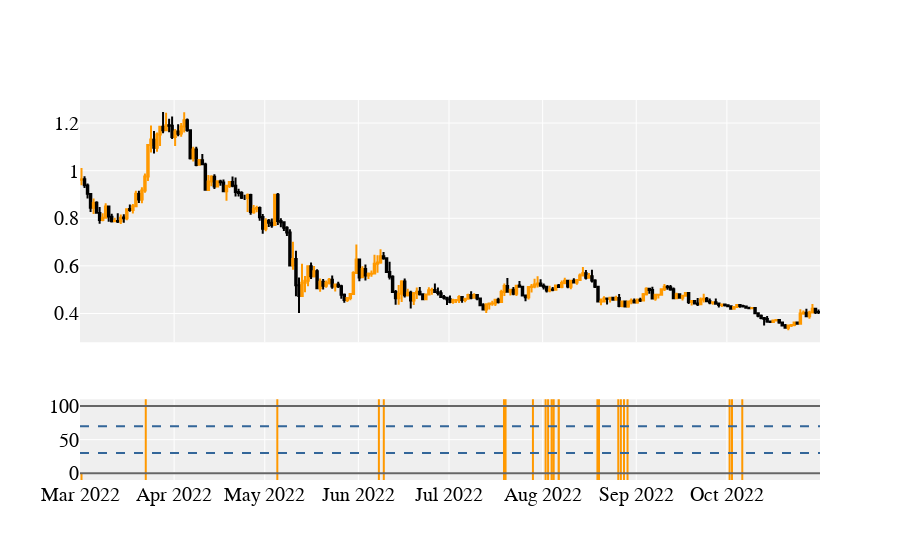

Notebook code cell kept with this figure:
### Code cell
data = df


# Create Figure
fig = make_subplots(rows=2, cols=1, shared_xaxes=True, row_width=[0.25, 0.75])
# Inspect Result
print(fig)


fig.add_trace(go.Candlestick(
    x=data.index,
    open=data['open'],
    high=data['high'],
    low=data['low'],
    close=data['close'],
    increasing_line_color='#ff9900',
    decreasing_line_color='black',
    showlegend=False
))

fig.add_trace(go.Scatter(
    x=data.index,
    y=data['OBV'],
    line=dict(color='#ff9900', width=2),
    showlegend=False,
    ), row=2, col=1
)

# Add upper/lower bounds
fig.update_yaxes(range=[-10, 110], row=2, col=1)
fig.add_hline(y=0, col=1, row=2, line_color="#666", line_width=2)
fig.add_hline(y=100, col=1, row=2, line_color="#666", line_width=2)
# Add overbought/oversold
fig.add_hline(y=30, col=1, row=2, line_color='#336699', line_width=2, line_dash='dash')
fig.add_hline(y=70, col=1, row=2, line_color='#336699', line_width=2, line_dash='dash')
# Customize font, colors, hide range slider
layout = go.Layout(
    plot_bgcolor='#efefef',
    # Font Families
    font_family='Monospace',
    font_color='#000000',
    font_size=20,
    xaxis=dict(
        rangeslider=dict(
            visible=False
        )
    )
)

# for index, row in data.iterrows():
#         line_colour = 'orange' if (row['RSI_14_A_50'] == 1 and row['RSI_14_B_55'] == 0) else 'blue'
#         fig.add_vline(x=row.name, line_width=3, line_dash="dash", line_color=line_colour)

# update and display
fig.update_layout(layout)
fig.show()

### Figure 1 — Plotly figure (JSON) as saved in the notebook; plotly's stock layout.template omitted (floating-point values rounded to 4 significant figures; data arrays with more than 128 entries replaced by an {"elided": "..."} marker saying what was removed)
{"data": [{"close": {"elided": "245 float values"}, "decreasing": {"line": {"color": "black"}}, "high": {"elided": "245 float values"}, "increasing": {"line": {"color": "#ff9900"}}, "low": {"elided": "245 float values"}, "open": {"elided": "245 float values"}, "showlegend": false, "type": "candlestick", "x": {"elided": "245 str values"}}, {"line": {"color": "#ff9900", "width": 2}, "showlegend": false, "type": "scatter", "x": {"elided": "245 str values"}, "xaxis": "x2", "y": {"elided": "245 float values"}, "yaxis": "y2"}], "layout": {"font": {"color": "#000000", "family": "Monospace", "size": 20}, "plot_bgcolor": "#efefef", "shapes": [{"line": {"color": "#666", "width": 2}, "type": "line", "x0": 0, "x1": 1, "xref": "x2 domain", "y0": 0, "y1": 0, "yref": "y2"}, {"line": {"color": "#666", "width": 2}, "type": "line", "x0": 0, "x1": 1, "xref": "x2 domain", "y0": 100, "y1": 100, "yref": "y2"}, {"line": {"color": "#336699", "dash": "dash", "width": 2}, "type": "line", "x0": 0, "x1": 1, "xref": "x2 domain", "y0": 30, "y1": 30, "yref": "y2"}, {"line": {"color": "#336699", "dash": "dash", "width": 2}, "type": "line", "x0": 0, "x1": 1, "xref": "x2 domain", "y0": 70, "y1": 70, "yref": "y2"}], "xaxis": {"anchor": "y", "domain": [0, 1], "matches": "x2", "rangeslider": {"visible": false}, "showticklabels": false}, "xaxis2": {"anchor": "y2", "domain": [0, 1]}, "yaxis": {"anchor": "x", "domain": [0.3625, 1]}, "yaxis2": {"anchor": "x2", "domain": [0, 0.2125], "range": [-10, 110]}}}
